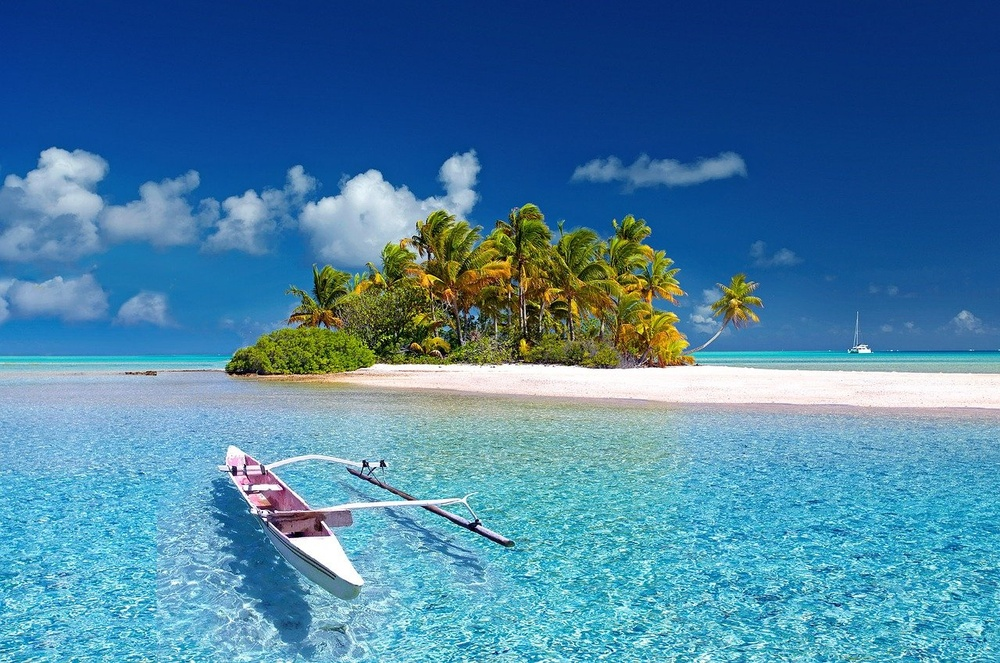
#> input picture images/landscape.jpg, 1000 x 663 px, shrunk from 1280 x 849 before the run
$ python '히스토그램1.py'
#> lines starting #> are read from the running program, lines starting #| are printed output that depends on the picture
# Histogram
# 수 분포표를 그래프로 나타낸 것,  무엇이 몇 개 있는지 개수를 세어 놓은 것을 그래프로 나타낸 것
# 이미지 히스토그램의 경우 해당 픽셀값을 가지는 픽셀의 개수가 몇 개인지를 표현한 그래프
# 가로축 : 이미지 픽셀값 / 세로축 : 해당 픽셀값을 가지는 픽셀의 수
# 대비, 밝기, 색감 분포 등 이미지의 특성 분석에 용이
# 가로축은 보통 0-~255의 범위지만 0~10, 11~20, 21~30 같이 특정 간격의 범위에 있는 픽셀 수를 보고자 할 때는 BIN을 조정
# ex) BIN=16 -> 0~255 범위를 16개로 구분지음

import cv2
import numpy as np
import matplotlib.pyplot as plt

land_img = cv2.imread('images/landscape.jpg')   # ORIGINAL BGR
#> land_img is the input picture: shape (663, 1000, 3); mean B, G, R 162.9, 128.2, 72.9
show_land = cv2.cvtColor(land_img, cv2.COLOR_BGR2RGB)
gray_land = cv2.imread('images/landscape.jpg', 0)
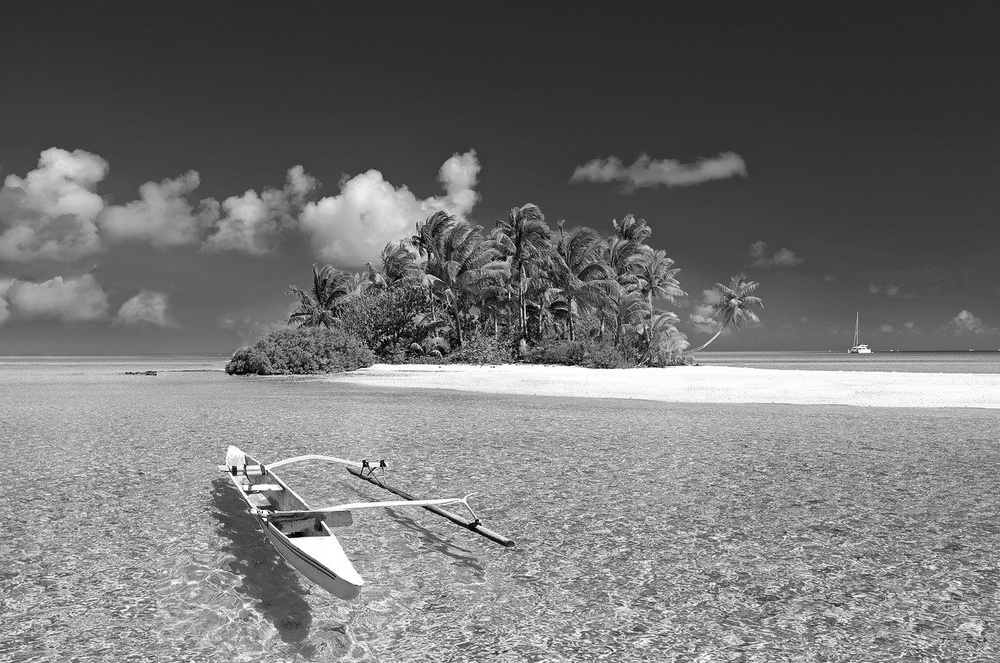
#> gray_land: shape (663, 1000); min 0, max 255, mean 115.7
# CONVERTED TO RGB TO SHOW

strawberry = cv2.imread('images/strawberry.jpg')
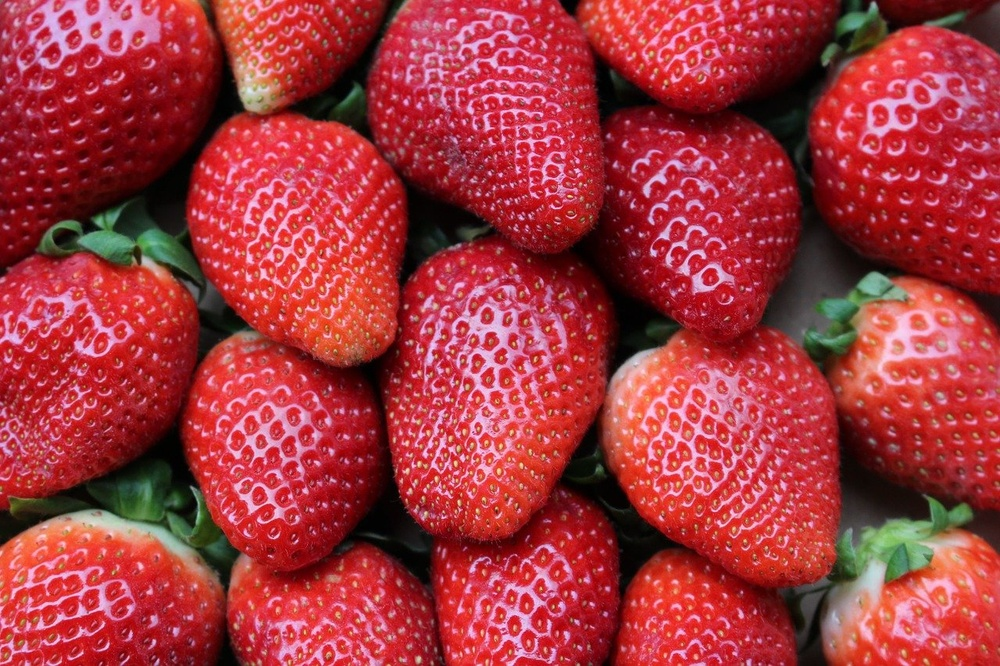
#> input picture images/strawberry.jpg, 1000 x 666 px, shrunk from 1280 x 853 before the run
#> strawberry is the input picture: shape (666, 1000, 3); mean B, G, R 61.5, 54.8, 164.2
show_straw = cv2.cvtColor(strawberry, cv2.COLOR_BGR2RGB)

############################################################################################################################
# cv2.calHist(img, channel, mask, histSize, ranges)
# img: 이미지 영상, [img]처럼 리스트로 감싸서 전달
# channel: 분석 처리할 채널, 리스트로 감싸서 전달, grayscale 이미지 : [0] / color 이미지 B, G, R 순서에 맞게 각각 [0], [1], [2] 전달
# mask: 마스크에 지정한 픽셀만 히스토그램 계산, None이면 전체 영역
# histSize: 계급(Bin)의 개수, 채널 개수에 맞게 리스트로 표현
# ranges: 각 픽셀이 가질 수 있는 값의 범위, RGB인 경우 보통 [0, 256] (0부터 255까지 양의 정수 값을 가지므로)


############################################################################################################################
# 0. grayscale 이미지의 히스토그램 값 확인하기
hist_val = cv2.calcHist([gray_land], channels=[0],
                        mask=None, histSize=[256], ranges=[0, 256])
#> hist_val = 256 values, max 12111 at index 46, min 38 at index 2, mean 2589.8

plt.title('grayscale image histogram')
plt.plot(hist_val)
plt.show()
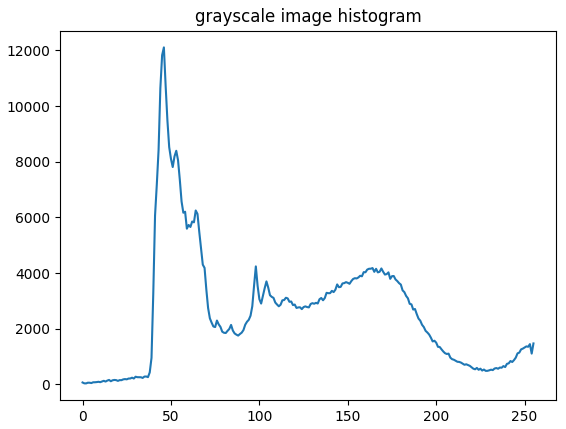
#> figure drawn by matplotlib, 1 panel; curve peaks at x = 46, y = 12111

# RESULT = grayscale 이미지의 경우 0에서 255로 픽셀값이 증가할수록 0에 가까운, 즉 밝기가 증가하게 됨
# 해당 이미지는 40~50값을 가지는 픽셀의 개수가 가장 많은 것을 알 수 있음


############################################################################################################################
# 1. blue가 많은 이미지의 blue color의 히스토그램 값 확인하기
hist_val = cv2.calcHist([land_img], channels=[0],
                        mask=None, histSize=[256], ranges=[0, 256])
#> hist_val = 256 values, max 10825 at index 255, min 193 at index 98, mean 2589.8


plt.title('much blue image')
plt.plot(hist_val)
plt.show()
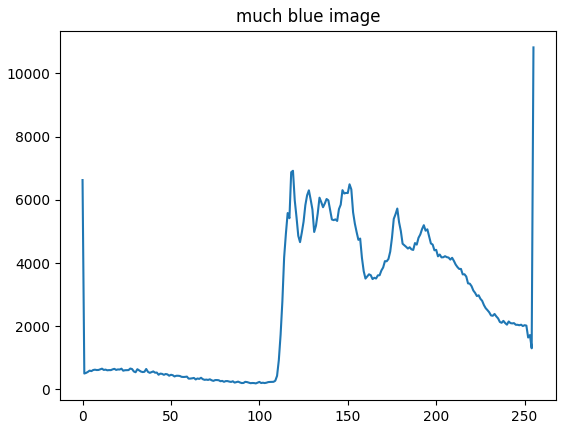
#> figure drawn by matplotlib, 1 panel; curve peaks at x = 255, y = 10825

# RESULT = blue 색상의 픽셀값이 많으므로 255값을 갖는 픽셀의 개수가 많은 그래프 = (b,g,r)에서 b의 값이 255에 가까운 픽셀의 수가 많다는 뜻


############################################################################################################################
# 2. blue가 거의 없는 이미지의 blue color의 히스토그램 값 확인하기
hist_val = cv2.calcHist([strawberry], channels=[0],
                        mask=None, histSize=[256], ranges=[0, 256])
#> hist_val = 256 values, max 7785 at index 2, min 0 at index 250, mean 2601.6

plt.title('little blue')
plt.plot(hist_val)
plt.show()
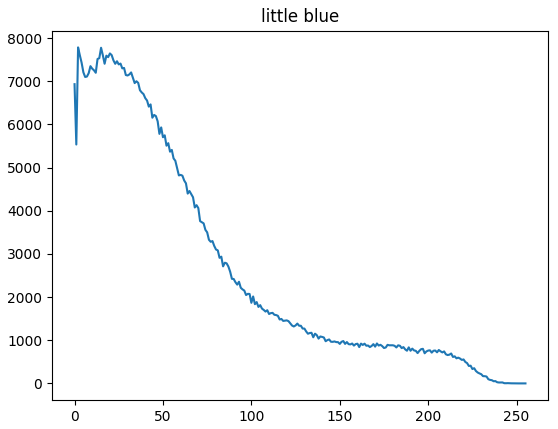
#> figure drawn by matplotlib, 1 panel; curve peaks at x = 2, y = 7785

# RESULT = blue 색상의 픽셀값이 거의 없으므로 0값을 갖는 픽셀의 개수가 많은 그래프 = (b,g,r)에서 b의 값이 0에 가까운 픽셀의 수가 많다는 뜻


############################################################################################################################
# 3. b,g,r의 히스토그램 값을 한 번에 표현한 히스토그램 그래프 표현하기(b,g,r 색상에 맞게 그래프 색상 지정)
color = ('b', 'g', 'r')

# 각 컬러를 cv2.calcHist() 메서드를 거쳐 plot 하기
for i, col in enumerate(color):
    histr = cv2.calcHist([land_img], [i], None, [256], [0, 256])
    plt.plot(histr, color=col)
    plt.xlim([0, 256])
plt.title('HISTOGRAM FOR LANDSCAPE IMAGE')
plt.show()
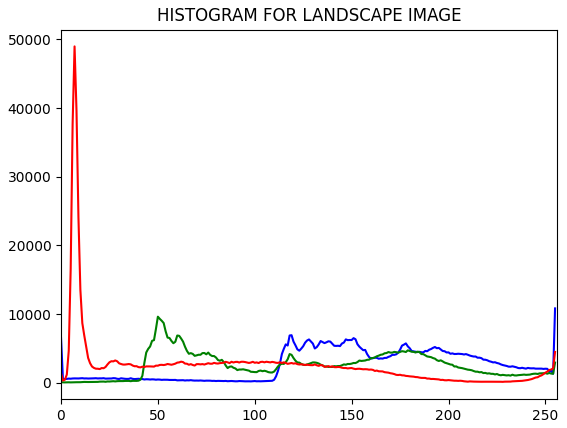
#> figure drawn by matplotlib, 1 panel; curve peaks at x = 255, y = 10825; curve peaks at x = 50, y = 9617; curve peaks at x = 7, y = 48994
